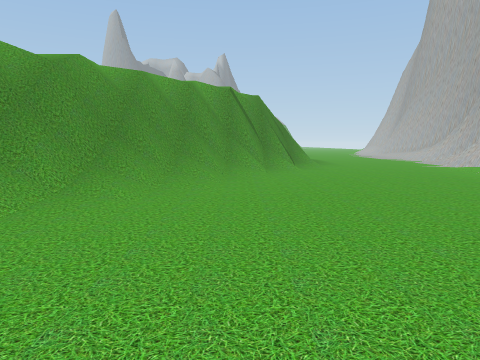
view 1 (above)

22 first-person views from a walk through a Unity game level. The camera is 1.4 m above the floor, tilts 6° down and sees 70° across. The floor is counted in squares, 2 m on a side. Each view is taken from the middle of a square. On the plan, view 1 faces up. The plan holds only what a view shows up to about 11 squares ahead; the rest is blank. The place goes on beyond the plan. The player is left out. Some surface patterns are stand-ins.

view 2
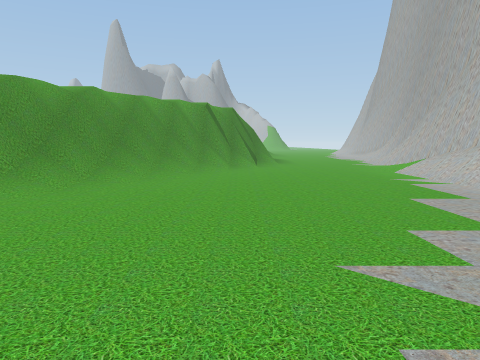

view 3
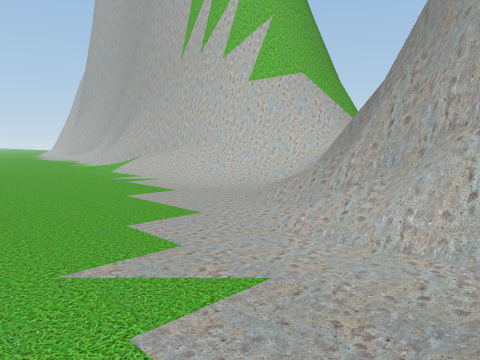

view 4
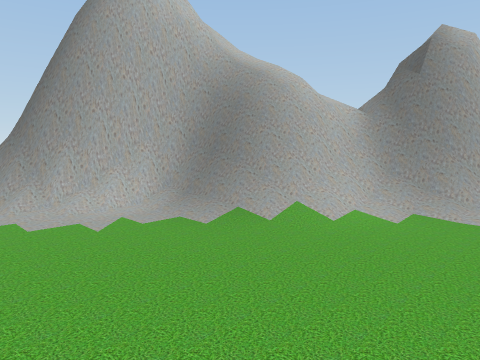

view 5
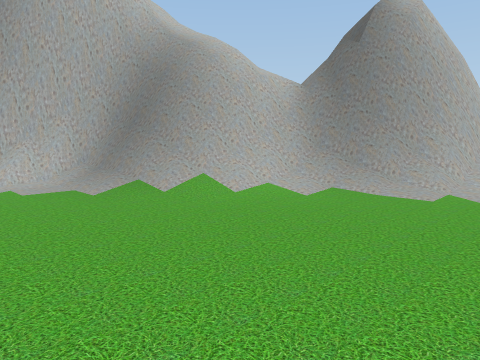

view 6
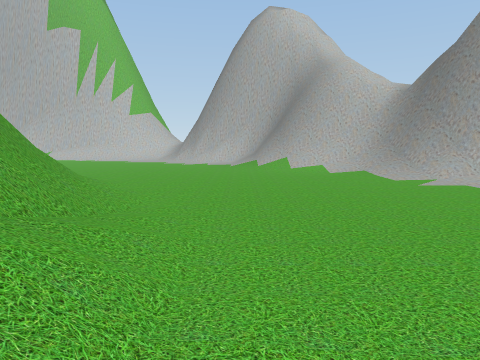

view 7
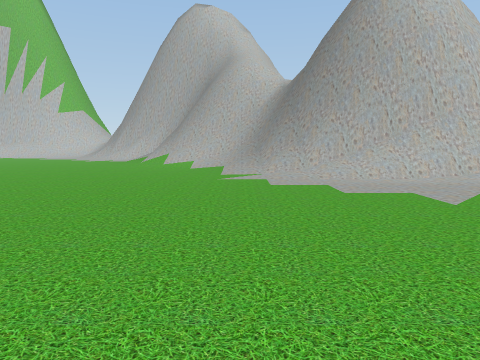

view 8
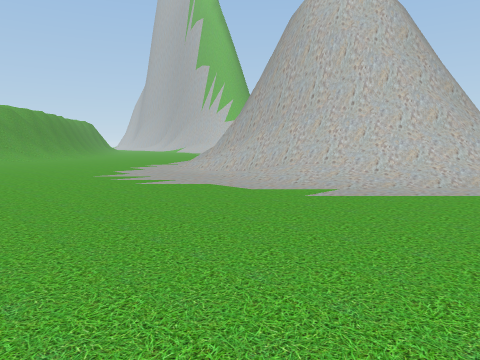

view 9
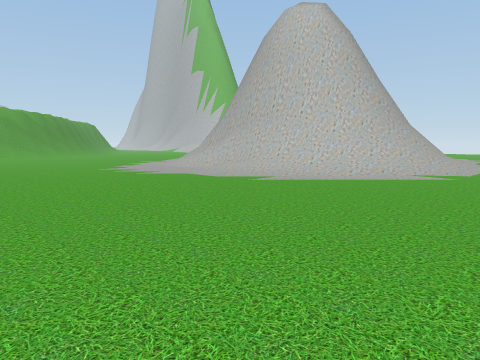

view 10
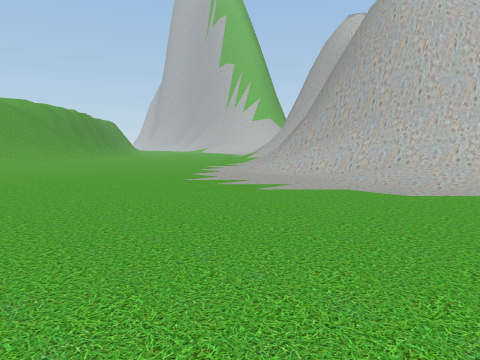

view 11
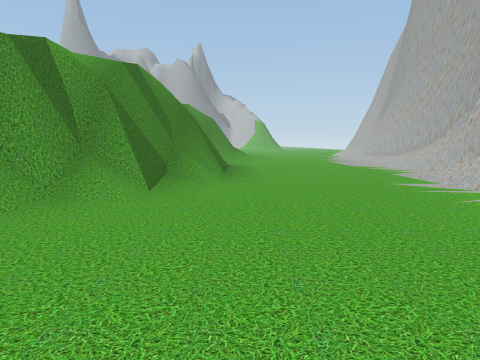

view 12
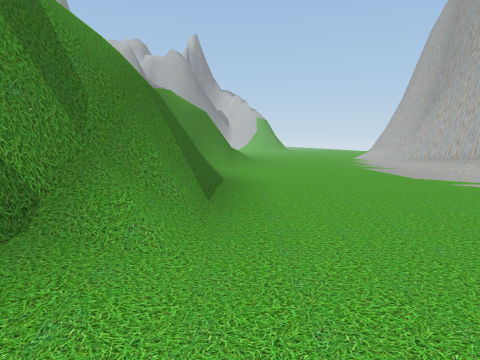

view 13
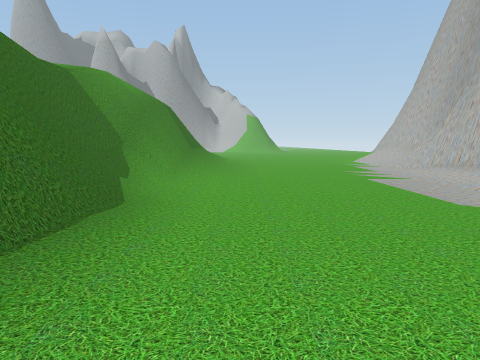

view 14
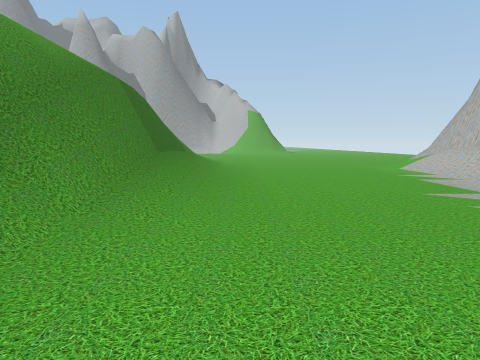

view 15
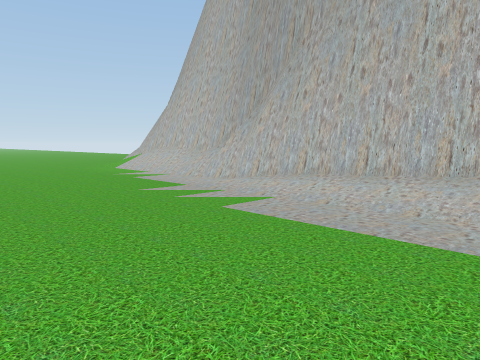

view 16
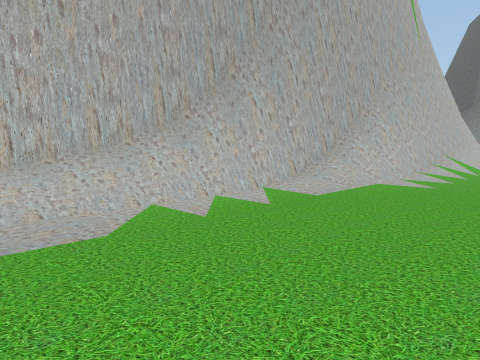

view 17
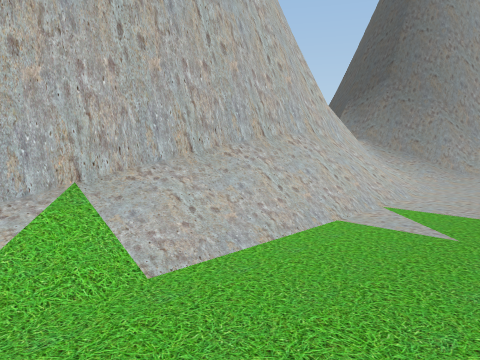

view 18
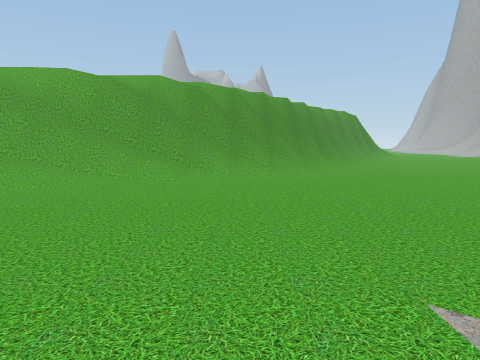

view 19
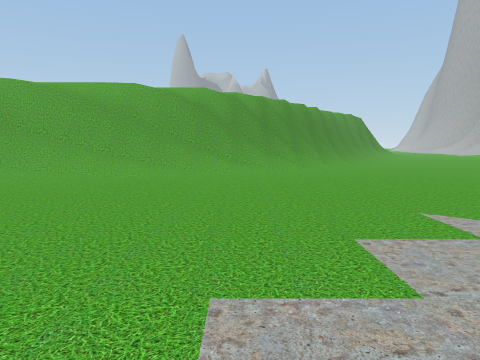

view 20
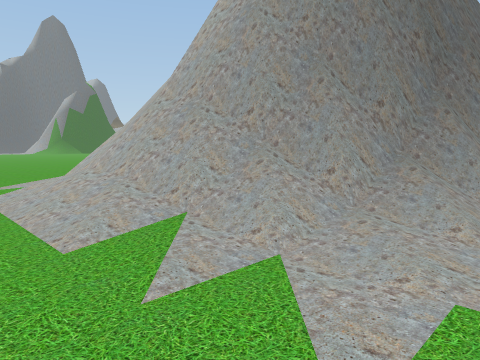

view 21
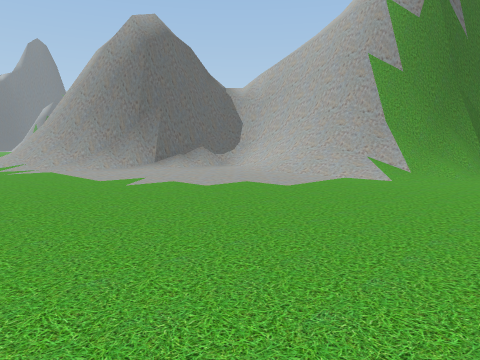

view 22
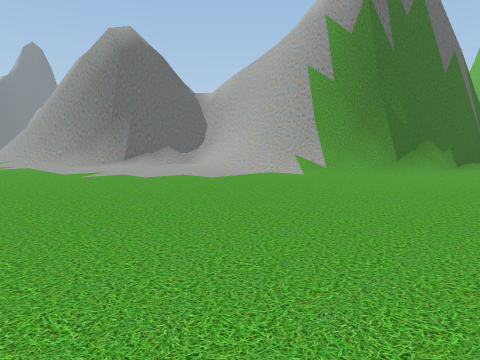

### Floor plan
Key: @ floor where view 1 was taken; # wall or solid block; x gap in a wall; . floor; / step, stairs or slope; = window, fence, low wall or low ledge; v drop or lower ground.
Columns run from 12 left of view 1 to 13 right of it. Each row starts with its distance up from view 1.
 26               x/...../#
 25               #/...../#
 24               #/...../#
 23              /#/...../#
 22              /#/...../#
 21              /#/.....##
 20             /v#/..../#
 19             /#//..../#
 18              #/...../#
 17              #/...../#
 16              v#...../#
 15              /#/..../#
 14              /#.....##
 13              v#.....##
 12             /#/..../#
 11             /#/..../#
 10             ##.....##
  9           ###/..../#
  8          /#=/...../#
  7         /##/....../#
  6         /#=/....../#
  5         ##/......./#
  4        ##//......./#
  3       ##//......../##
  2      ##//........./####
  1    /##=/.........//////
  0 //v##=/.....@..../###/
 -1 ##=///........../#####
 -2 ////............=#
 -3 //..........////##
 -4  ..........//=###
 -5  .........//####
 -6  .........//##        #/
 -7 ........///##        ##/
 -8  ......//####        ##.
 -9  ....../###         ##/.
-10  ....../#       #####=/.
-11  ......##      /=#==//...
-12 ....../##     /./////....
-13 ....../##   ##/..........
-14 ......//##  #//..........
-15 .......//####/...........
-16 ........//////............
-17 .........////.............
-18 .........  ...............
-19 ....                ......

Positions as (right, up) in squares from view 1, and headings:
1: (0, 0), facing up
2: (1, -3), facing up
3: (1, -3), facing up-right
4: (-5, 2), facing down-right
5: (-6, 0), facing down-right
6: (-12, -3), facing right
7: (-12, -7), facing right
8: (-11, -17), facing up-right
9: (-12, -19), facing up-right
10: (-12, -15), facing up-right
11: (3, 5), facing up
12: (3, 9), facing up
13: (4, 12), facing up
14: (4, 16), facing up
15: (4, 16), facing up-right
16: (4, 17), facing down-right
17: (4, 8), facing down-right
18: (-6, -8), facing up
19: (-7, -10), facing up
20: (2, -18), facing up-left
21: (11, -19), facing up-left
22: (13, -19), facing up-left
